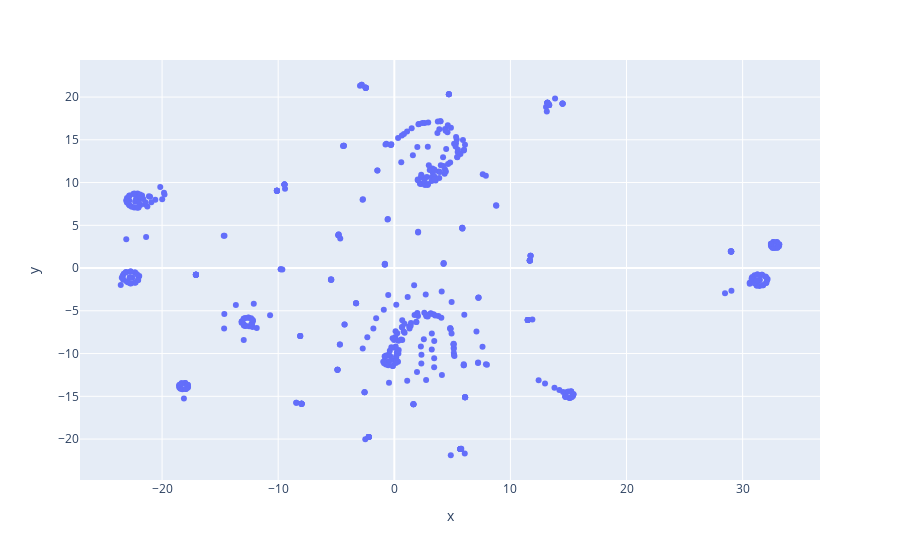

The cell this chart's notebook holds for it:
### Code cell
# x and y given as DataFrame columns
import plotly.express as px
fig = px.scatter(df_tsne_features_w_pca_pnt_99, x="x", y="y")
fig.show()

### Figure 1 — Plotly figure (JSON) as saved in the notebook; plotly's stock layout.template omitted (floating-point values rounded to 4 significant figures; data arrays with more than 128 entries replaced by an {"elided": "..."} marker saying what was removed)
{"data": [{"hovertemplate": "x=%{x}<br>y=%{y}<extra></extra>", "legendgroup": "", "marker": {"color": "#636efa", "symbol": "circle"}, "mode": "markers", "name": "", "orientation": "v", "showlegend": false, "type": "scatter", "x": {"elided": "532 float values"}, "xaxis": "x", "y": {"elided": "532 float values"}, "yaxis": "y"}], "layout": {"legend": {"tracegroupgap": 0}, "margin": {"t": 60}, "xaxis": {"anchor": "y", "domain": [0, 1], "title": {"text": "x"}}, "yaxis": {"anchor": "x", "domain": [0, 1], "title": {"text": "y"}}}}
